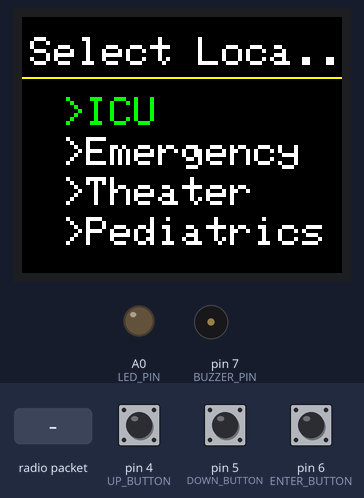
Bench run of a sketch on a simulated Arduino Uno, built with avr-gcc and run on an emulated ATmega328P. Shown: 160×128 colour display, output pins drawn as LEDs (lit = HIGH), buzzer (waves = sounding). The test bench sets the inputs (shaded band); at power-on: pin 6 (ENTER_BUTTON) HIGH, pin 4 (UP_BUTTON) HIGH, pin 5 (DOWN_BUTTON) HIGH. No radio packets arrive unless stated; pins used as bus, display or sensor lines are not drawn; what the sketch prints to the serial monitor is not drawn.

Above: at 3.1 s.
3.2 s: pin 6 (ENTER_BUTTON) pulled LOW for 0.15 s
At 3.7 s:
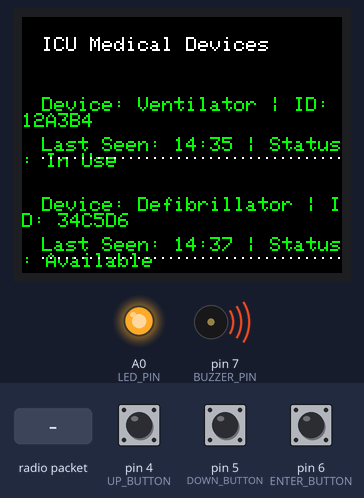
5.6 s: pin 4 (UP_BUTTON) pulled LOW for 1 s
At 5.79 s:
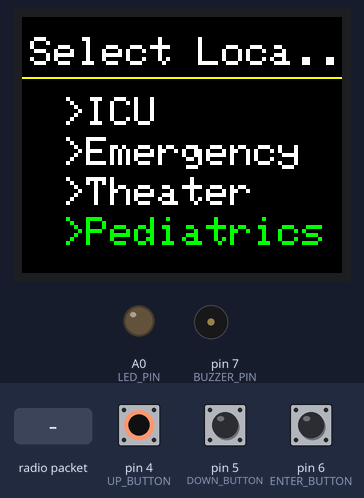
8.1 s: radio packet "0" arrives
At 9.3 s:
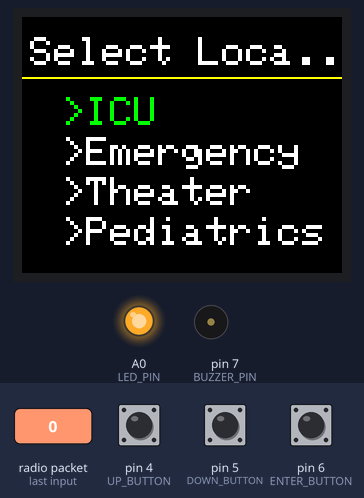
9.6 s: pin 5 (DOWN_BUTTON) pulled LOW for 3.2 s
At 13.0 s:
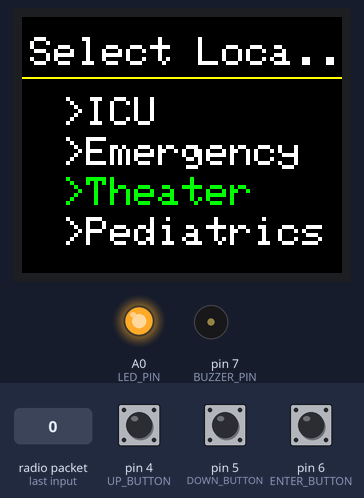
14.3 s: pin 6 (ENTER_BUTTON) pulled LOW for 1 s
At 14.8 s:
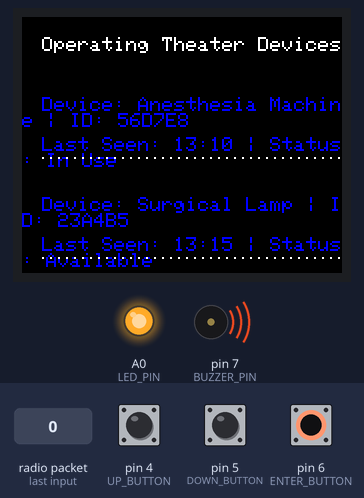
16.8 s: radio packet "1" arrives
At 17.4 s:
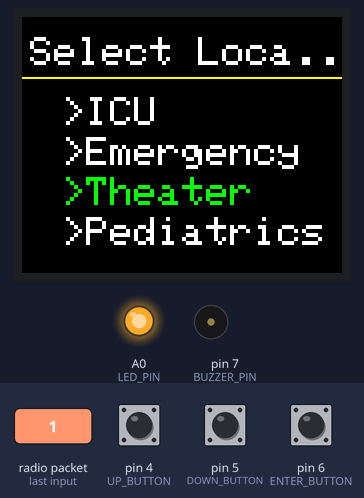
Timing chart, 0 to 19.3 s (numbered marks = the images above; inputs shaded):
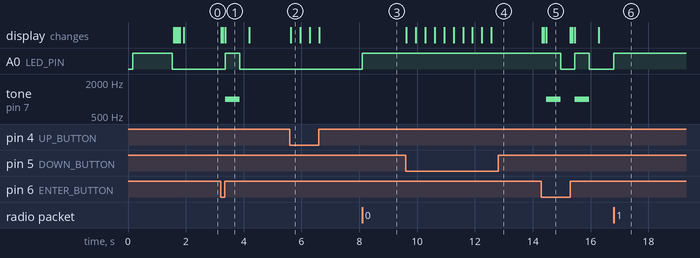

The sketch:

RFIDRECIEVER.ino
```cpp
//*****Author: Khulekani Cebekhulu****//
#include <Adafruit_GFX.h>
#include <Adafruit_ST7735.h>
#include <SPI.h>
#include <VirtualWire.h>


// TFT Display Setup
#define TFT_RST   8      // TFT RST pin is connected to arduino pin 8
#define TFT_CS    10      // TFT CS  pin is connected to arduino pin 10
#define TFT_DC    9     // TFT DC  pin is connected to arduino pin 9

Adafruit_ST7735 tft = Adafruit_ST7735(TFT_CS, TFT_DC, TFT_RST);


// Buttons
#define UP_BUTTON    4
#define DOWN_BUTTON  5
#define ENTER_BUTTON 6

// Buzzer & LED
#define BUZZER_PIN  7
#define LED_PIN     A0

// Menu Variables
String locations[] = {">ICU", ">Emergency", ">Theater", ">Pediatrics"};
int menuIndex = 0;
bool searching = false;
String foundLocation = "";

// Function to draw a dotted line
void drawDottedLine(int x, int y, int length) {
    for (int i = 0; i < length; i += 4) {
        tft.drawPixel(x + i, y, ST7735_WHITE);
    }
}

// ICU Display
void displayICU() {
    tft.setTextColor(ST7735_WHITE);
    tft.setTextSize(1);
    tft.setCursor(10, 10);
    tft.print("ICU Medical Devices");

    int y = 40;
    tft.setCursor(10, y);
    tft.setTextColor(ST7735_GREEN);
    tft.print("Device: Ventilator | ID: 12A3B4");
    y += 20;
    tft.setCursor(10, y);
    tft.print("Last Seen: 14:35 | Status: In Use");
    y += 10;
    drawDottedLine(10, y, 300);
    y += 20;

    tft.setCursor(10, y);
    tft.print("Device: Defibrillator | ID: 34C5D6");
    y += 20;
    tft.setCursor(10, y);
    tft.print("Last Seen: 14:37 | Status: Available");
    y += 10;
    drawDottedLine(10, y, 300);
    y += 20;

    tft.setCursor(10, y);
    tft.setTextColor(ST7735_RED);
    tft.print("ALERT: Infusion Pump (ID: 78E9F0) MISSING!");
}

// Emergency Room Display
void displayEmergency() {
    tft.setTextColor(ST7735_WHITE);
    tft.setTextSize(1);
    tft.setCursor(10, 10);
    tft.print("Emergency Room Devices");

    int y = 40;
    tft.setCursor(10, y);
    tft.setTextColor(ST7735_MAGENTA);
    tft.print("Device: Portable ECG | ID: 45F2B1");
    y += 20;
    tft.setCursor(10, y);
    tft.print("Last Seen: 15:20 | Status: In Use");
    y += 10;
    drawDottedLine(10, y, 300);
    y += 20;

    tft.setCursor(10, y);
    tft.print("Device: Suction Pump | ID: 67G3H2");
    y += 20;
    tft.setCursor(10, y);
    tft.print("Last Seen: 15:22 | Status: Available");
    y += 10;
    drawDottedLine(10, y, 300);
    y += 20;

    tft.setCursor(10, y);
    tft.setTextColor(ST7735_RED);
    tft.print("ALERT: Oxygen Cylinder (ID: 89J4K5) MISSING!");
}

// Operating Theater Display
void displayTheater() {
    tft.setTextColor(ST7735_WHITE);
    tft.setTextSize(1);
    tft.setCursor(10, 10);
    tft.print("Operating Theater Devices");

    int y = 40;
    tft.setCursor(10, y);
    tft.setTextColor(ST7735_BLUE);
    tft.print("Device: Anesthesia Machine | ID: 56D7E8");
    y += 20;
    tft.setCursor(10, y);
    tft.print("Last Seen: 13:10 | Status: In Use");
    y += 10;
    drawDottedLine(10, y, 300);
    y += 20;

    tft.setCursor(10, y);
    tft.print("Device: Surgical Lamp | ID: 23A4B5");
    y += 20;
    tft.setCursor(10, y);
    tft.print("Last Seen: 13:15 | Status: Available");
    y += 10;
    drawDottedLine(10, y, 300);
    y += 20;

    tft.setCursor(10, y);
    tft.setTextColor(ST7735_RED);
    tft.print("ALERT: Electrocautery Unit (ID: 90L6M7) MISSING!");
}

// Pediatrics Ward Display
void displayPediatrics() {
    tft.setTextColor(ST7735_WHITE);
    tft.setTextSize(1);
    tft.setCursor(10, 10);
    tft.print("Pediatrics Ward Devices");

    int y = 40;
    tft.setCursor(10, y);
    tft.setTextColor(ST7735_YELLOW);
    tft.print("Device: Infant Warmer | ID: 78X9Y1");
    y += 20;
    tft.setCursor(10, y);
    tft.print("Last Seen: 16:05 | Status: In Use");
    y += 10;
    drawDottedLine(10, y, 300);
    y += 20;

    drawDottedLine(10, y, 300);
    y += 20;

    tft.setCursor(10, y);
    tft.setTextColor(ST7735_RED);
    tft.print("ALERT: Pulse Oximeter (ID: 32P5Q6) MISSING!");
    digitalWrite(LED_PIN, HIGH);
    delay(100);
    digitalWrite(LED_PIN, LOW);
     delay(100);
    digitalWrite(LED_PIN, HIGH);
    delay(100);
    digitalWrite(LED_PIN, LOW);
    delay(100);
}


// Function to display the menu
void displayMenu() {
    tft.fillScreen(ST7735_BLACK);
    tft.setTextColor(ST7735_WHITE);
    tft.setTextSize(2);

    tft.setCursor(4, 10);
    tft.print("Select Loca..");
    tft.drawFastHLine(0, 30,  tft.width(), ST7735_YELLOW);

    for (int i = 0; i < 4; i++) {
        tft.setCursor(20, 40 + (i * 20));
        if (i == menuIndex) {
            tft.setTextColor(ST7735_GREEN);  // Highlight selection
        } else {
            tft.setTextColor(ST7735_WHITE);
        }
        tft.print(locations[i]);
    }
}

// Function to show searching animation
void showSearchingAnimation() {
    tft.fillScreen(ST7735_BLACK);
    tft.setTextColor(ST7735_YELLOW);
    tft.setTextSize(2);
    tft.setCursor(20, 50);
    tft.print("Searching");

    for (int i = 0; i < 2; i++) {
        tft.print(".");
        delay(50);
    }
}

// Function to display the found location
void displayLocation() {
    tft.fillScreen(ST7735_BLACK);
    tft.setTextSize(1);
    int ICU = 0, Emergency = 1, Theater = 2, Pediatrics = 3;
    if (ICU == menuIndex) {
        displayICU();
        // Turn on LED & beep buzzer
        digitalWrite(LED_PIN, HIGH);
        tone(BUZZER_PIN, 1000, 500);
        delay(500);
        digitalWrite(LED_PIN, LOW);
    }
     if (Emergency == menuIndex) {
        displayEmergency();
        // Turn on LED & beep buzzer
        digitalWrite(LED_PIN, HIGH);
        tone(BUZZER_PIN, 1000, 500);
        delay(500);
        digitalWrite(LED_PIN, LOW);
    }
    if (Theater == menuIndex) {
        displayTheater();
        // Turn on LED & beep buzzer
        digitalWrite(LED_PIN, HIGH);
        tone(BUZZER_PIN, 1000, 500);
        delay(500);
        digitalWrite(LED_PIN, LOW);
    }
    if (Pediatrics == menuIndex) {
        displayPediatrics();
        // Turn on LED & beep buzzer
        digitalWrite(LED_PIN, HIGH);
        tone(BUZZER_PIN, 1000, 500);
        delay(500);
        digitalWrite(LED_PIN, LOW);
    }


    delay(300); // Show result for 300 MILLIseconds
    displayMenu(); // Return to menu
}
// Function to show a loading screen
void showLoadingScreen() {
    tft.fillScreen(ST7735_BLACK);
    tft.setTextColor(ST7735_GREEN);
    tft.setTextSize(1);
    tft.setCursor(2, 40);
    tft.print("Medical Device Tracking");

    tft.fillScreen(ST7735_BLACK);
    tft.setTextColor(ST7735_RED);
    tft.setTextSize(2);
    tft.setCursor(2, 60);
    tft.print("Loading...");

    for (int i = 0; i < 3; i++) {
        delay(70);
        tft.setCursor(0 + (i * 10), 100);
        tft.fillCircle(30 + (i * 40), 120, 10, ST7735_MAGENTA);
    }
    delay(100);
}
void setup() {
// TFT Setup
    tft.initR(INITR_BLACKTAB);

    tft.fillScreen(ST7735_BLACK);
    tft.setRotation(3);

 vw_set_ptt_inverted(true); // Required for DR3100
vw_set_rx_pin(12);
vw_setup(4000); // Bits per sec
Serial.begin(9600);
pinMode(LED_PIN, OUTPUT);
pinMode(BUZZER_PIN, OUTPUT);
 //tone(BUZZER_PIN, 1000, 500);

     pinMode(LED_PIN, OUTPUT);
    Serial.println("RFID Medical TRACKING SYSTEM");
     digitalWrite(LED_PIN, HIGH);
        //tone(BUZZER_PIN, 1000, 500);
        digitalWrite(BUZZER_PIN, HIGH);

   //ICU Medical Devices display
   Serial.println("ICU Medical Devices");
   Serial.println("Device: Ventilator | ID: 12A3B4");
   Serial.println("Last Seen: 14:35 | Status: In Use");
   Serial.println("Device: Defibrillator | ID: 34C5D6");
   Serial.println("Last Seen: 14:37 | Status: Available");
   Serial.println("ALERT: Infusion Pump (ID: 78E9F0) MISSING!");

   Serial.println();
// Emergency Room Display

  Serial.println("Emergency Room Devices");
  Serial.println("Device: Portable ECG | ID: 45F2B1");
  Serial.println("Last Seen: 15:20 | Status: In Use");
  Serial.println("Device: Suction Pump | ID: 67G3H2");
  Serial.println("Last Seen: 15:22 | Status: Available");
  Serial.println("ALERT: Oxygen Cylinder (ID: 89J4K5) MISSING!");

 Serial.println();
// Operating Theater Display

  Serial.println("Operating Theater Devices");
  Serial.println("Device: Anesthesia Machine | ID: 56D7E8");
  Serial.println("Last Seen: 13:10 | Status: In Use");
  Serial.println("Device: Surgical Lamp | ID: 23A4B5");
  Serial.println("Last Seen: 13:15 | Status: Available");
  Serial.println("ALERT: Electrocautery Unit (ID: 90L6M7) MISSING!");

  Serial.println();
// Pediatrics Ward Display

  Serial.println("Pediatrics Ward Devices");
  Serial.println("Device: Infant Warmer | ID: 78X9Y1");
  Serial.println("Last Seen: 16:05 | Status: In Use");
  Serial.println("Device: Nebulizer | ID: 65B7C8");
  Serial.println("Last Seen: 16:08 | Status: Available");
  Serial.println("ALERT: Pulse Oximeter (ID: 32P5Q6) MISSING!");


        delay(500);
        digitalWrite(LED_PIN, LOW);
         digitalWrite(BUZZER_PIN, LOW);

    // Pin Modes
    pinMode(UP_BUTTON, INPUT_PULLUP);
    pinMode(DOWN_BUTTON, INPUT_PULLUP);
    pinMode(ENTER_BUTTON, INPUT_PULLUP);


    showLoadingScreen();

    displayMenu();

}

void loop() {
    // Read RF data
 vw_rx_start(); // Start the receiver PLL running
uint8_t buf[VW_MAX_MESSAGE_LEN];
uint8_t buflen = VW_MAX_MESSAGE_LEN;


if (vw_get_message(buf, &buflen)) // making Non-blocking

{
if(buf[0]=='0')
{

digitalWrite(LED_PIN, HIGH);
foundLocation = ">ICU";

}
if(buf[0]=='1')
{

digitalWrite(LED_PIN, HIGH);
foundLocation = ">Emergency";

}
if(buf[0]=='2')
{

digitalWrite(LED_PIN, HIGH);
foundLocation = ">Theater";

}
if(buf[0]=='3')
{

digitalWrite(LED_PIN, HIGH);
foundLocation = ">Pediatrics";

}
}

    // Button for  Navigation
    if (digitalRead(UP_BUTTON) == LOW) {
        menuIndex = (menuIndex - 1 + 4) % 4;
        displayMenu();
        delay(300);
    }

    if (digitalRead(DOWN_BUTTON) == LOW) {
        menuIndex = (menuIndex + 1) % 4;
        displayMenu();
        delay(300);
    }

    // ENTER button triggers search different locations
    if (digitalRead(ENTER_BUTTON) == LOW) {
        showSearchingAnimation();
        displayLocation();
    }
}
```

Measured:
- after the input at 3.2 s, A0 (LED_PIN): LOW → HIGH after 0.16 s, → LOW 0.50 s later; tone on pin 7 (BUZZER_PIN): silent → 1000 Hz after 0.16 s, → silent 0.50 s later; the display: first changes at once (image 1 shows a later state)
- after the input at 5.6 s, the display: changes at once (image 2)
- after the input at 8.1 s, A0 (LED_PIN): LOW → HIGH at once
- after the input at 9.6 s, the display: first changes at once (image 4 shows a later state)
- after the input at 14.3 s, A0 (LED_PIN): HIGH → LOW after 0.67 s, → HIGH 0.49 s later, → LOW 0.50 s later; tone on pin 7 (BUZZER_PIN): alternates 1000 Hz for 0.50 s and silent for 0.49 s, starting after 0.17 s; the display: first changes at once (image 5 shows a later state)
- after the input at 16.8 s, A0 (LED_PIN): LOW → HIGH at once
- what the display in image 1 shows lasts 0.8 s, from 3.4 s to 4.2 s
